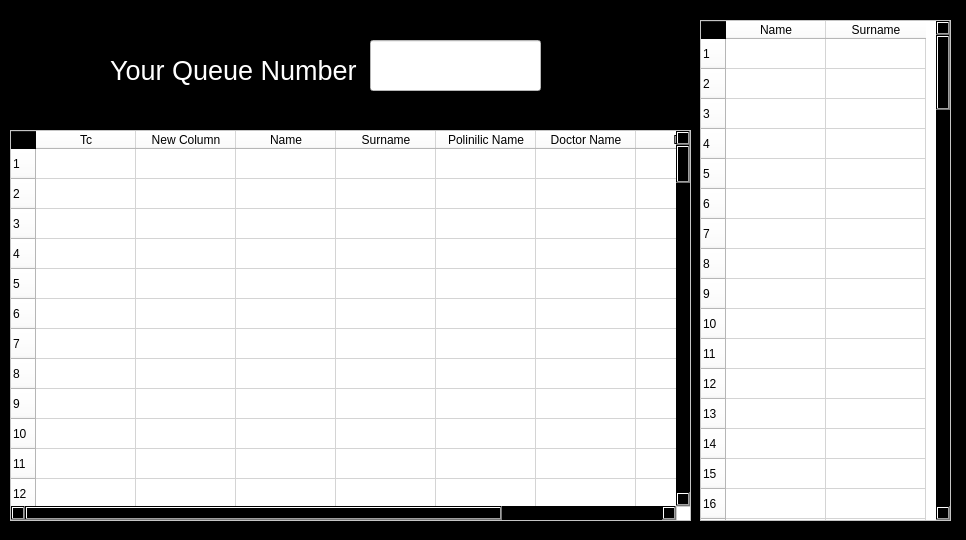
<?xml version="1.0" encoding="UTF-8"?>
<ui version="4.0">
 <class>Form</class>
 <widget class="QWidget" name="Form">
  <property name="geometry">
   <rect>
    <x>0</x>
    <y>0</y>
    <width>966</width>
    <height>540</height>
   </rect>
  </property>
  <property name="windowTitle">
   <string>HOSFACE</string>
  </property>
  <property name="styleSheet">
   <string notr="true">background-color: rgb(0, 0, 0);</string>
  </property>
  <property name="inputMethodHints">
   <set>Qt::ImhNone</set>
  </property>
  <widget class="QTableWidget" name="tableWidget">
   <property name="geometry">
    <rect>
     <x>10</x>
     <y>130</y>
     <width>681</width>
     <height>391</height>
    </rect>
   </property>
   <property name="minimumSize">
    <size>
     <width>561</width>
     <height>371</height>
    </size>
   </property>
   <property name="font">
    <font>
     <pointsize>9</pointsize>
    </font>
   </property>
   <property name="styleSheet">
    <string notr="true">background-color: rgb(255, 255, 255);
alternate-background-color: rgb(255, 255, 255);</string>
   </property>
   <property name="frameShape">
    <enum>QFrame::StyledPanel</enum>
   </property>
   <property name="frameShadow">
    <enum>QFrame::Sunken</enum>
   </property>
   <property name="lineWidth">
    <number>1</number>
   </property>
   <property name="midLineWidth">
    <number>1</number>
   </property>
   <property name="verticalScrollBarPolicy">
    <enum>Qt::ScrollBarAsNeeded</enum>
   </property>
   <property name="sizeAdjustPolicy">
    <enum>QAbstractScrollArea::AdjustIgnored</enum>
   </property>
   <property name="autoScrollMargin">
    <number>10</number>
   </property>
   <property name="editTriggers">
    <set>QAbstractItemView::NoEditTriggers</set>
   </property>
   <property name="tabKeyNavigation">
    <bool>true</bool>
   </property>
   <property name="showDropIndicator" stdset="0">
    <bool>true</bool>
   </property>
   <property name="dragEnabled">
    <bool>false</bool>
   </property>
   <property name="dragDropMode">
    <enum>QAbstractItemView::NoDragDrop</enum>
   </property>
   <property name="alternatingRowColors">
    <bool>true</bool>
   </property>
   <property name="horizontalScrollMode">
    <enum>QAbstractItemView::ScrollPerItem</enum>
   </property>
   <property name="gridStyle">
    <enum>Qt::CustomDashLine</enum>
   </property>
   <property name="sortingEnabled">
    <bool>true</bool>
   </property>
   <property name="wordWrap">
    <bool>true</bool>
   </property>
   <property name="cornerButtonEnabled">
    <bool>true</bool>
   </property>
   <property name="rowCount">
    <number>100</number>
   </property>
   <property name="columnCount">
    <number>8</number>
   </property>
   <attribute name="horizontalHeaderCascadingSectionResizes">
    <bool>false</bool>
   </attribute>
   <row/>
   <row/>
   <row/>
   <row/>
   <row/>
   <row/>
   <row/>
   <row/>
   <row/>
   <row/>
   <row/>
   <row/>
   <row/>
   <row/>
   <row/>
   <row/>
   <row/>
   <row/>
   <row/>
   <row/>
   <row/>
   <row/>
   <row/>
   <row/>
   <row/>
   <row/>
   <row/>
   <row/>
   <row/>
   <row/>
   <row/>
   <row/>
   <row/>
   <row/>
   <row/>
   <row/>
   <row/>
   <row/>
   <row/>
   <row/>
   <row/>
   <row/>
   <row/>
   <row/>
   <row/>
   <row/>
   <row/>
   <row/>
   <row/>
   <row/>
   <row/>
   <row/>
   <row/>
   <row/>
   <row/>
   <row/>
   <row/>
   <row/>
   <row/>
   <row/>
   <row/>
   <row/>
   <row/>
   <row/>
   <row/>
   <row/>
   <row/>
   <row/>
   <row/>
   <row/>
   <row/>
   <row/>
   <row/>
   <row/>
   <row/>
   <row/>
   <row/>
   <row/>
   <row/>
   <row/>
   <row/>
   <row/>
   <row/>
   <row/>
   <row/>
   <row/>
   <row/>
   <row/>
   <row/>
   <row/>
   <row/>
   <row/>
   <row/>
   <row/>
   <row/>
   <row/>
   <row/>
   <row/>
   <row/>
   <row/>
   <column>
    <property name="text">
     <string>Tc</string>
    </property>
   </column>
   <column>
    <property name="text">
     <string>New Column</string>
    </property>
   </column>
   <column>
    <property name="text">
     <string>Name</string>
    </property>
   </column>
   <column>
    <property name="text">
     <string>Surname</string>
    </property>
   </column>
   <column>
    <property name="text">
     <string>Polinilic Name</string>
    </property>
   </column>
   <column>
    <property name="text">
     <string>Doctor Name</string>
    </property>
   </column>
   <column>
    <property name="text">
     <string>Date</string>
    </property>
   </column>
   <column>
    <property name="text">
     <string>Time</string>
    </property>
   </column>
  </widget>
  <widget class="QLabel" name="label_2">
   <property name="geometry">
    <rect>
     <x>110</x>
     <y>30</y>
     <width>251</width>
     <height>81</height>
    </rect>
   </property>
   <property name="font">
    <font>
     <pointsize>20</pointsize>
    </font>
   </property>
   <property name="styleSheet">
    <string notr="true">color: rgb(255, 255, 255);</string>
   </property>
   <property name="text">
    <string>Your Queue Number</string>
   </property>
  </widget>
  <widget class="QLineEdit" name="lineEdit">
   <property name="geometry">
    <rect>
     <x>370</x>
     <y>40</y>
     <width>171</width>
     <height>51</height>
    </rect>
   </property>
   <property name="font">
    <font>
     <pointsize>14</pointsize>
    </font>
   </property>
   <property name="styleSheet">
    <string notr="true">background-color: rgb(255, 255, 255);</string>
   </property>
  </widget>
  <widget class="QTableWidget" name="tableWidget_2">
   <property name="geometry">
    <rect>
     <x>700</x>
     <y>20</y>
     <width>251</width>
     <height>501</height>
    </rect>
   </property>
   <property name="styleSheet">
    <string notr="true">background-color: rgb(255, 255, 255);
alternate-background-color: rgb(255, 255, 255);</string>
   </property>
   <property name="midLineWidth">
    <number>1</number>
   </property>
   <property name="alternatingRowColors">
    <bool>true</bool>
   </property>
   <property name="gridStyle">
    <enum>Qt::CustomDashLine</enum>
   </property>
   <property name="sortingEnabled">
    <bool>true</bool>
   </property>
   <property name="rowCount">
    <number>100</number>
   </property>
   <attribute name="horizontalHeaderShowSortIndicator" stdset="0">
    <bool>true</bool>
   </attribute>
   <row/>
   <row/>
   <row/>
   <row/>
   <row/>
   <row/>
   <row/>
   <row/>
   <row/>
   <row/>
   <row/>
   <row/>
   <row/>
   <row/>
   <row/>
   <row/>
   <row/>
   <row/>
   <row/>
   <row/>
   <row/>
   <row/>
   <row/>
   <row/>
   <row/>
   <row/>
   <row/>
   <row/>
   <row/>
   <row/>
   <row/>
   <row/>
   <row/>
   <row/>
   <row/>
   <row/>
   <row/>
   <row/>
   <row/>
   <row/>
   <row/>
   <row/>
   <row/>
   <row/>
   <row/>
   <row/>
   <row/>
   <row/>
   <row/>
   <row/>
   <row/>
   <row/>
   <row/>
   <row/>
   <row/>
   <row/>
   <row/>
   <row/>
   <row/>
   <row/>
   <row/>
   <row/>
   <row/>
   <row/>
   <row/>
   <row/>
   <row/>
   <row/>
   <row/>
   <row/>
   <row/>
   <row/>
   <row/>
   <row/>
   <row/>
   <row/>
   <row/>
   <row/>
   <row/>
   <row/>
   <row/>
   <row/>
   <row/>
   <row/>
   <row/>
   <row/>
   <row/>
   <row/>
   <row/>
   <row/>
   <row/>
   <row/>
   <row/>
   <row/>
   <row/>
   <row/>
   <row/>
   <row/>
   <row/>
   <row/>
   <column>
    <property name="text">
     <string>Name</string>
    </property>
   </column>
   <column>
    <property name="text">
     <string>Surname</string>
    </property>
   </column>
  </widget>
  <widget class="QProgressBar" name="progressBar">
   <property name="geometry">
    <rect>
     <x>550</x>
     <y>40</y>
     <width>131</width>
     <height>51</height>
    </rect>
   </property>
   <property name="styleSheet">
    <string notr="true">color: rgb(255, 255, 255);</string>
   </property>
   <property name="maximum">
    <number>10</number>
   </property>
   <property name="value">
    <number>-1</number>
   </property>
   <property name="textVisible">
    <bool>true</bool>
   </property>
   <property name="invertedAppearance">
    <bool>false</bool>
   </property>
  </widget>
 </widget>
 <resources/>
 <connections/>
</ui>
